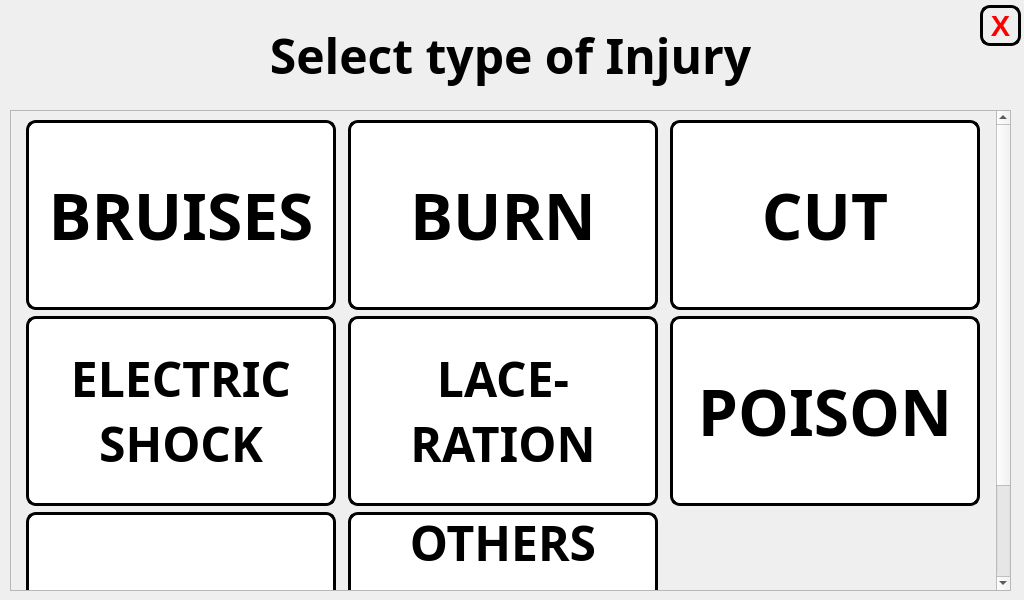
<?xml version="1.0" encoding="UTF-8"?>
<ui version="4.0">
 <class>MainWindow</class>
 <widget class="QMainWindow" name="MainWindow">
  <property name="geometry">
   <rect>
    <x>0</x>
    <y>0</y>
    <width>1024</width>
    <height>600</height>
   </rect>
  </property>
  <property name="minimumSize">
   <size>
    <width>1024</width>
    <height>600</height>
   </size>
  </property>
  <property name="maximumSize">
   <size>
    <width>1024</width>
    <height>600</height>
   </size>
  </property>
  <property name="windowTitle">
   <string>Select Type of Injury</string>
  </property>
  <widget class="QWidget" name="centralwidget">
   <widget class="QLabel" name="TITLE">
    <property name="geometry">
     <rect>
      <x>0</x>
      <y>10</y>
      <width>1021</width>
      <height>91</height>
     </rect>
    </property>
    <property name="font">
     <font>
      <family>Unispace</family>
      <pointsize>36</pointsize>
      <weight>75</weight>
      <bold>true</bold>
     </font>
    </property>
    <property name="text">
     <string>Select type of Injury</string>
    </property>
    <property name="scaledContents">
     <bool>true</bool>
    </property>
    <property name="alignment">
     <set>Qt::AlignCenter</set>
    </property>
   </widget>
   <widget class="QScrollArea" name="scrollArea">
    <property name="geometry">
     <rect>
      <x>10</x>
      <y>110</y>
      <width>1001</width>
      <height>481</height>
     </rect>
    </property>
    <property name="frameShadow">
     <enum>QFrame::Sunken</enum>
    </property>
    <property name="verticalScrollBarPolicy">
     <enum>Qt::ScrollBarAlwaysOn</enum>
    </property>
    <property name="widgetResizable">
     <bool>true</bool>
    </property>
    <widget class="QWidget" name="scrollAreaWidgetContents">
     <property name="geometry">
      <rect>
       <x>0</x>
       <y>0</y>
       <width>986</width>
       <height>600</height>
      </rect>
     </property>
     <layout class="QGridLayout" name="gridLayout">
      <item row="0" column="1">
       <widget class="QPushButton" name="burn_button">
        <property name="minimumSize">
         <size>
          <width>310</width>
          <height>190</height>
         </size>
        </property>
        <property name="maximumSize">
         <size>
          <width>310</width>
          <height>190</height>
         </size>
        </property>
        <property name="font">
         <font>
          <family>Unispace</family>
          <pointsize>48</pointsize>
          <weight>75</weight>
          <bold>true</bold>
         </font>
        </property>
        <property name="styleSheet">
         <string notr="true">QPushButton:hover:!pressed
{
  background-color: rgb(195,30,60);
}

QPushButton
{
  background-color: white;
color: black;
border-style: outset;
border-width: 3px;
border-radius:10px;
border-color: black;
}</string>
        </property>
        <property name="text">
         <string>BURN</string>
        </property>
       </widget>
      </item>
      <item row="0" column="2">
       <widget class="QPushButton" name="cut_button">
        <property name="minimumSize">
         <size>
          <width>310</width>
          <height>190</height>
         </size>
        </property>
        <property name="maximumSize">
         <size>
          <width>310</width>
          <height>190</height>
         </size>
        </property>
        <property name="font">
         <font>
          <family>Unispace</family>
          <pointsize>48</pointsize>
          <weight>75</weight>
          <bold>true</bold>
         </font>
        </property>
        <property name="styleSheet">
         <string notr="true">QPushButton:hover:!pressed

{
  background-color: rgb(195,30,60);
}

QPushButton
{
background-color: white;
color: black;
border-style: outset;
border-width: 3px;
border-radius:10px;
border-color: black;
}</string>
        </property>
        <property name="text">
         <string>CUT</string>
        </property>
       </widget>
      </item>
      <item row="0" column="0">
       <widget class="QPushButton" name="bruises_button">
        <property name="minimumSize">
         <size>
          <width>310</width>
          <height>190</height>
         </size>
        </property>
        <property name="maximumSize">
         <size>
          <width>310</width>
          <height>190</height>
         </size>
        </property>
        <property name="font">
         <font>
          <family>Unispace</family>
          <pointsize>48</pointsize>
          <weight>75</weight>
          <bold>true</bold>
         </font>
        </property>
        <property name="styleSheet">
         <string notr="true">QPushButton:hover:!pressed
{
  background-color: rgb(195,30,60);
}

QPushButton
{
  background-color: white;
color: black;
border-style: outset;
border-width: 3px;
border-radius:10px;
border-color: black;
}</string>
        </property>
        <property name="text">
         <string>BRUISES</string>
        </property>
       </widget>
      </item>
      <item row="1" column="0">
       <widget class="QPushButton" name="electric_shock_button">
        <property name="minimumSize">
         <size>
          <width>310</width>
          <height>190</height>
         </size>
        </property>
        <property name="maximumSize">
         <size>
          <width>310</width>
          <height>190</height>
         </size>
        </property>
        <property name="font">
         <font>
          <family>Unispace</family>
          <pointsize>36</pointsize>
          <weight>75</weight>
          <bold>true</bold>
         </font>
        </property>
        <property name="styleSheet">
         <string notr="true">QPushButton:hover:!pressed
{
  background-color: rgb(195,30,60);
}

QPushButton
{
  background-color: white;
color: black;
border-style: outset;
border-width: 3px;
border-radius:10px;
border-color: black;
}</string>
        </property>
        <property name="text">
         <string>ELECTRIC
SHOCK</string>
        </property>
       </widget>
      </item>
      <item row="1" column="1">
       <widget class="QPushButton" name="laceration_button">
        <property name="minimumSize">
         <size>
          <width>310</width>
          <height>190</height>
         </size>
        </property>
        <property name="maximumSize">
         <size>
          <width>310</width>
          <height>190</height>
         </size>
        </property>
        <property name="font">
         <font>
          <family>Unispace</family>
          <pointsize>36</pointsize>
          <weight>75</weight>
          <bold>true</bold>
         </font>
        </property>
        <property name="styleSheet">
         <string notr="true">QPushButton:hover:!pressed
{
  background-color: rgb(195,30,60);
}

QPushButton
{
  background-color: white;
color: black;
border-style: outset;
border-width: 3px;
border-radius:10px;
border-color: black;
}</string>
        </property>
        <property name="text">
         <string>LACE-
RATION</string>
        </property>
       </widget>
      </item>
      <item row="2" column="0">
       <widget class="QPushButton" name="puncture_button">
        <property name="minimumSize">
         <size>
          <width>310</width>
          <height>190</height>
         </size>
        </property>
        <property name="maximumSize">
         <size>
          <width>310</width>
          <height>190</height>
         </size>
        </property>
        <property name="font">
         <font>
          <family>Unispace</family>
          <pointsize>36</pointsize>
          <weight>75</weight>
          <bold>true</bold>
         </font>
        </property>
        <property name="styleSheet">
         <string notr="true">QPushButton:hover:!pressed
{
  background-color: rgb(195,30,60);
}

QPushButton
{
  background-color: white;
color: black;
border-style: outset;
border-width: 3px;
border-radius:10px;
border-color: black;
}</string>
        </property>
        <property name="text">
         <string>PUNCTURE</string>
        </property>
       </widget>
      </item>
      <item row="1" column="2">
       <widget class="QPushButton" name="poison_button">
        <property name="minimumSize">
         <size>
          <width>310</width>
          <height>190</height>
         </size>
        </property>
        <property name="maximumSize">
         <size>
          <width>310</width>
          <height>190</height>
         </size>
        </property>
        <property name="font">
         <font>
          <family>Unispace</family>
          <pointsize>48</pointsize>
          <weight>75</weight>
          <bold>true</bold>
         </font>
        </property>
        <property name="styleSheet">
         <string notr="true">QPushButton:hover:!pressed
{
  background-color: rgb(195,30,60);
}

QPushButton
{
  background-color: white;
color: black;
border-style: outset;
border-width: 3px;
border-radius:10px;
border-color: black;
}</string>
        </property>
        <property name="text">
         <string>POISON</string>
        </property>
       </widget>
      </item>
      <item row="2" column="1">
       <widget class="QPushButton" name="others_button">
        <property name="minimumSize">
         <size>
          <width>310</width>
          <height>190</height>
         </size>
        </property>
        <property name="maximumSize">
         <size>
          <width>310</width>
          <height>190</height>
         </size>
        </property>
        <property name="font">
         <font>
          <family>Unispace</family>
          <pointsize>36</pointsize>
          <weight>75</weight>
          <bold>true</bold>
         </font>
        </property>
        <property name="styleSheet">
         <string notr="true">QPushButton:hover:!pressed
{
  background-color: rgb(195,30,60);
}

QPushButton
{
  background-color: white;
color: black;
border-style: outset;
border-width: 3px;
border-radius:10px;
border-color: black;
}</string>
        </property>
        <property name="text">
         <string>OTHERS 
 (MANUAL 
 TYPE)</string>
        </property>
       </widget>
      </item>
     </layout>
    </widget>
   </widget>
   <widget class="QLabel" name="label">
    <property name="geometry">
     <rect>
      <x>0</x>
      <y>0</y>
      <width>1024</width>
      <height>600</height>
     </rect>
    </property>
    <property name="minimumSize">
     <size>
      <width>1024</width>
      <height>600</height>
     </size>
    </property>
    <property name="maximumSize">
     <size>
      <width>1024</width>
      <height>600</height>
     </size>
    </property>
    <property name="text">
     <string/>
    </property>
    <property name="pixmap">
     <pixmap>pictures/program_pictures/main_wallpaper.png</pixmap>
    </property>
   </widget>
   <widget class="QPushButton" name="close_button">
    <property name="geometry">
     <rect>
      <x>980</x>
      <y>5</y>
      <width>41</width>
      <height>41</height>
     </rect>
    </property>
    <property name="font">
     <font>
      <pointsize>22</pointsize>
      <weight>75</weight>
      <bold>true</bold>
     </font>
    </property>
    <property name="styleSheet">
     <string notr="true">QPushButton:hover:!pressed
{
  background-color: rgb(195,30,60);
}

QPushButton
{

color: red;
border-style: outset;
border-width: 3px;
border-radius:10px;
border-color: black;
}
</string>
    </property>
    <property name="text">
     <string>X</string>
    </property>
   </widget>
   <zorder>label</zorder>
   <zorder>scrollArea</zorder>
   <zorder>TITLE</zorder>
   <zorder>close_button</zorder>
  </widget>
 </widget>
 <resources>
  <include location="pictures/button_pictures/injury_types_button_image.qrc"/>
 </resources>
 <connections/>
</ui>
